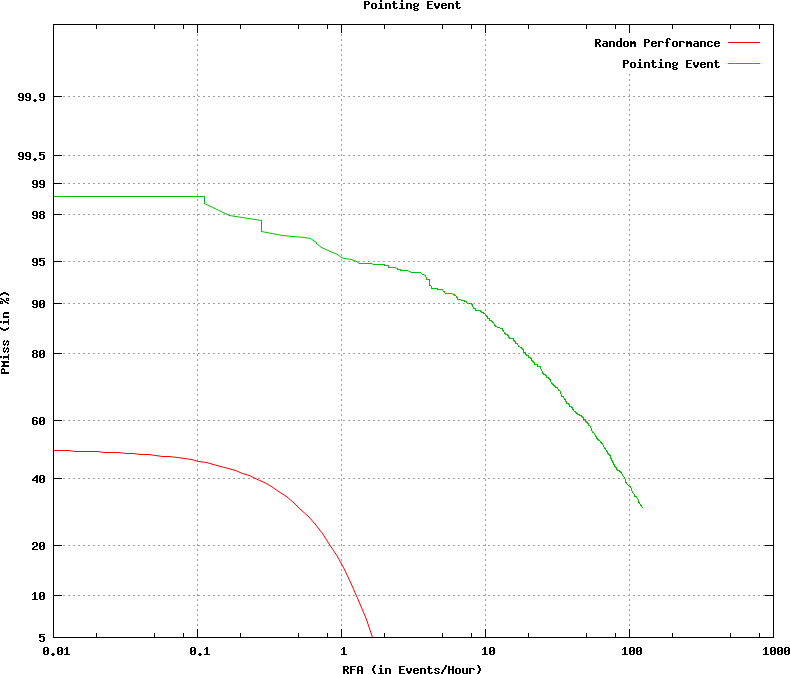

Source code (gnuplot):
set terminal postscript color
set noxzeroaxis
set noyzeroaxis
### Using xScale = log
### Using yScale = nd
set style fill  transparent solid 0.10 noborder
### keyLoc=top keySpacing=0.7 keyFontFace=medium keyFontSize=
set key top samplen 1 spacing 0.7  font "medium,"
set size ratio 0.85
set title 'Pointing Event'
set grid
set pointsize 3
set ylabel 'PMiss (in %)'
set xlabel 'RFA (in Events/Hour)'

set xtics 
set logscale x
set noytics
set ytics ('5' -1.6449, '10' -1.2816, '20' -0.8416, '40' -0.2533, '60' 0.2533, '80' 0.8416, '90' 1.2816, '95' 1.6449, '98' 2.0537, '99' 2.3263, '99.5' 2.5758, '99.9' 3.0902)
plot [0.01:1000] [-1.64485362793551:3.7190172740417] \
  -x title 'Random Performance' with lines lc 1,\
    'output/.det.Pointing_Event.dat.1' using 5:2 title 'Pointing Event' with  lines  lc 2
